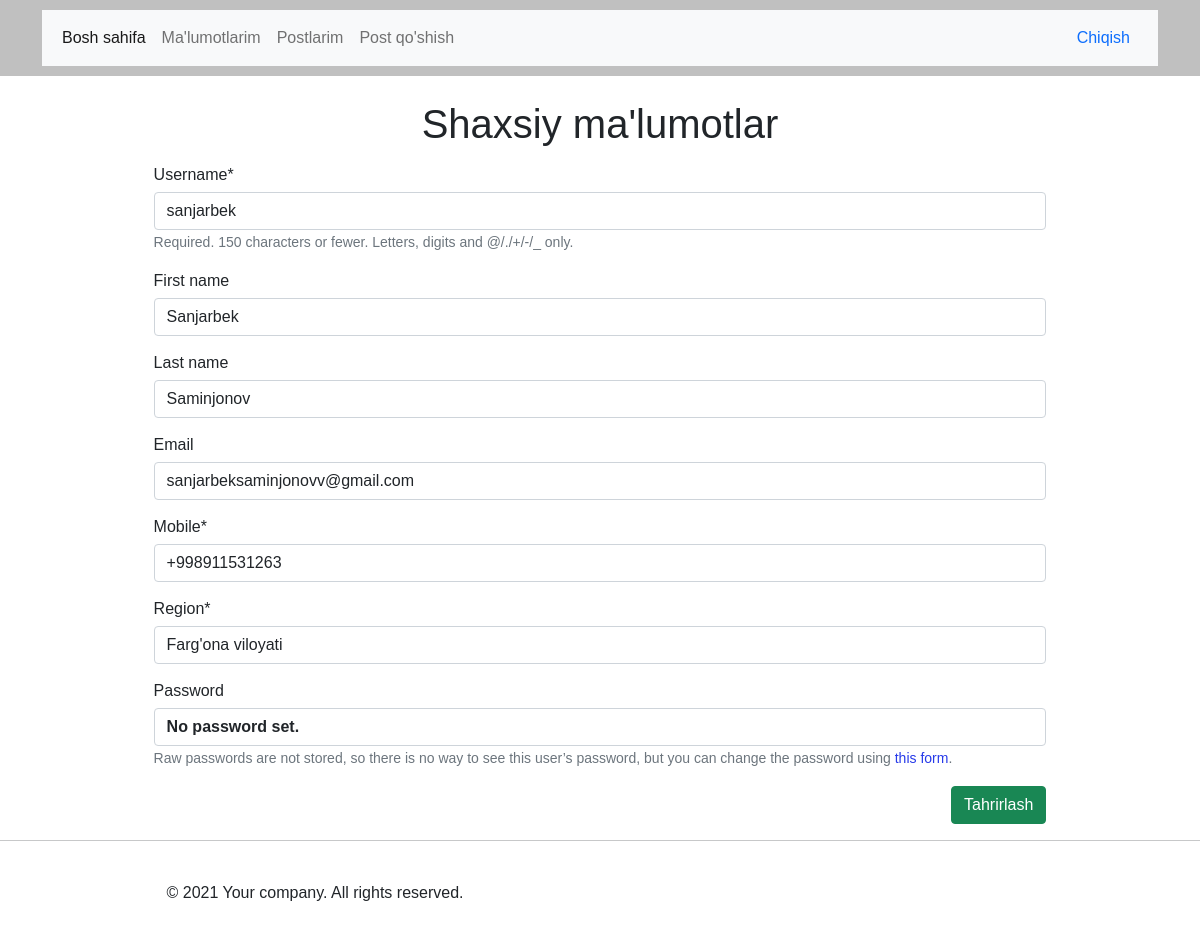
/edit_profile/ (signed in), run on the app's committed database.
### accounts/models.py (models this page shows, shortened)
class CustomUser(AbstractUser):
    regions = [
        ('1', 'Andijon viloyati'),
        ('2', 'Buxoro viloyati'),
        ('3', 'Farg\'ona viloyati'),
        ('4', 'Jizzax viloyati'),
        ('5', 'Xorazm viloyati'),
        ('6', 'Namangan viloyati'),
        ('7', 'Navoiy viloyati'),
        ('8', 'Qashqadaryo'),
        ('9', 'Qoraqalpog\'iston Respublikasi'),
        ('10', 'Samarqand viloyati'),
        ('11', 'Sirdaryo viloyati'),
        ('12', 'Surxondaryo'),
        ('13', 'Toshkent viloyati'),
        ('14', 'Toshkent shahri')
    ]
    email = models.EmailField(blank=True, unique=True)
    mobile = models.CharField(max_length=15, default='+998', unique=True)
    region = models.CharField(
        max_length=35,
        choices=regions,
        default='14'
    )

### blog/views.py (the view, shortened to what this page needs)
# urls.py: path('edit_profile/', BlogEditUserView, name='edit_profile'),
def BlogEditUserView(request):
    error = ""
    form = CustomUserChangeForm(
        instance=CustomUser.objects.get(id=request.user.id))
    context = {
        "form": form,
        "error": error
    }
    return render(request, 'edit_profile.html', context)

### accounts/forms.py
class CustomUserChangeForm(UserChangeForm):
    class Meta:
        model = CustomUser
        fields = (
            'username',
            'first_name',
            'last_name',
            'email',
            'mobile',
            'region',
        )

### templates/edit_profile.html (shortened to what this page needs)
{% extends 'base.html' %}
{% load crispy_forms_tags %}
{% block content %}
    <div style="width: 80%; margin: auto;">
        <h1 class="text-center">Shaxsiy ma'lumotlar</h1>
        <form method="post">
            {{ form|crispy }}
            <input class="float-end btn btn-success mt-3" type="submit" value="Tahrirlash">
        </form>
    </div>
{% endblock content %}

### static/base.css (style rules this page uses)
body { font-family: sans-serif; padding: 0; margin: 0; }
a { color: rgb(39, 58, 233); text-decoration: none; }
.form-group { margin-top: 15px; }
.form-control { margin-top: 5px; }

### data on the page
CustomUser: username "sanjarbek", first_name "Sanjarbek", last_name "Saminjonov", email "sanjarbeksaminjonovv@gmail.com", mobile "+998911531263", region "Farg'ona viloyati"
